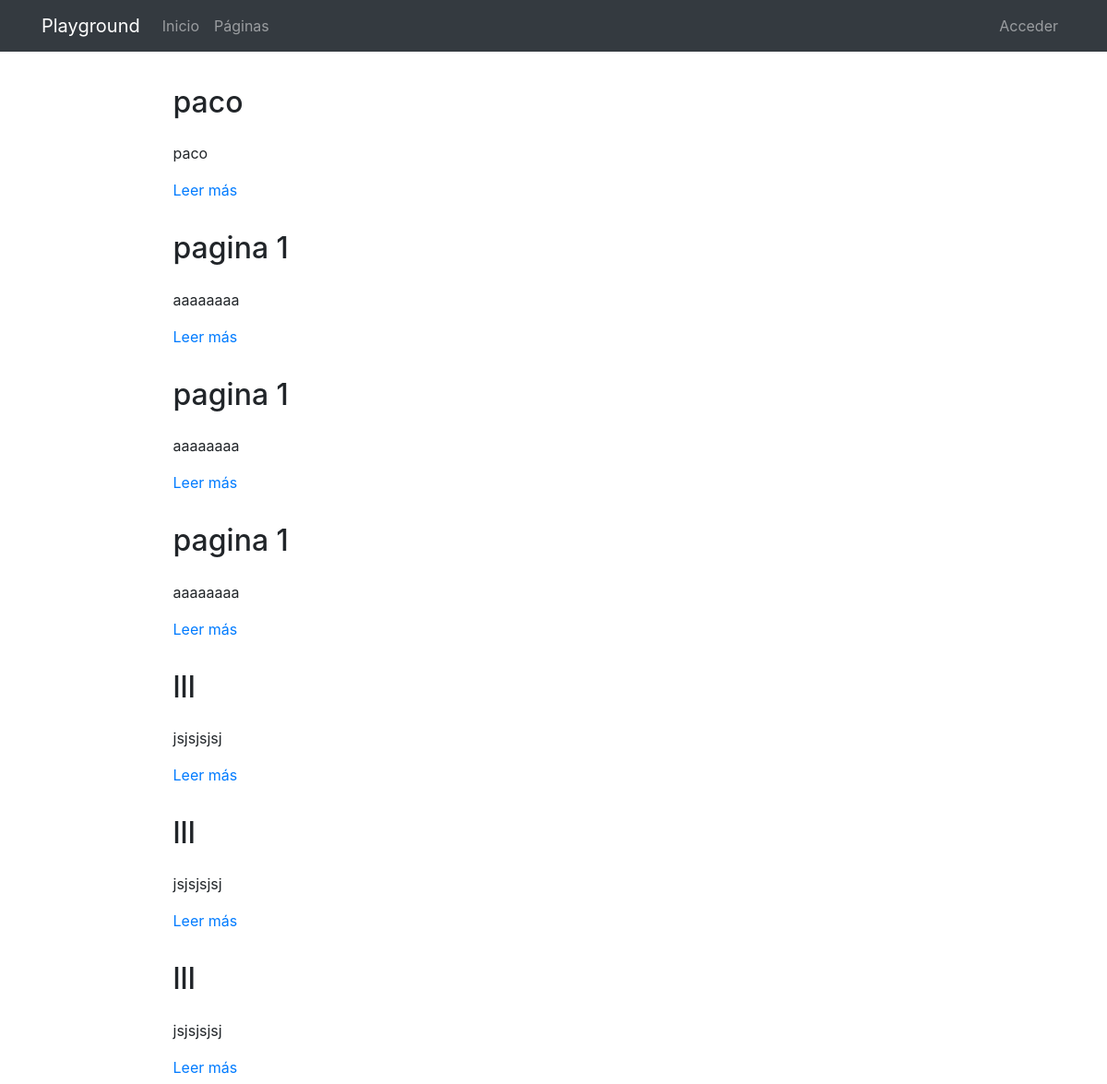
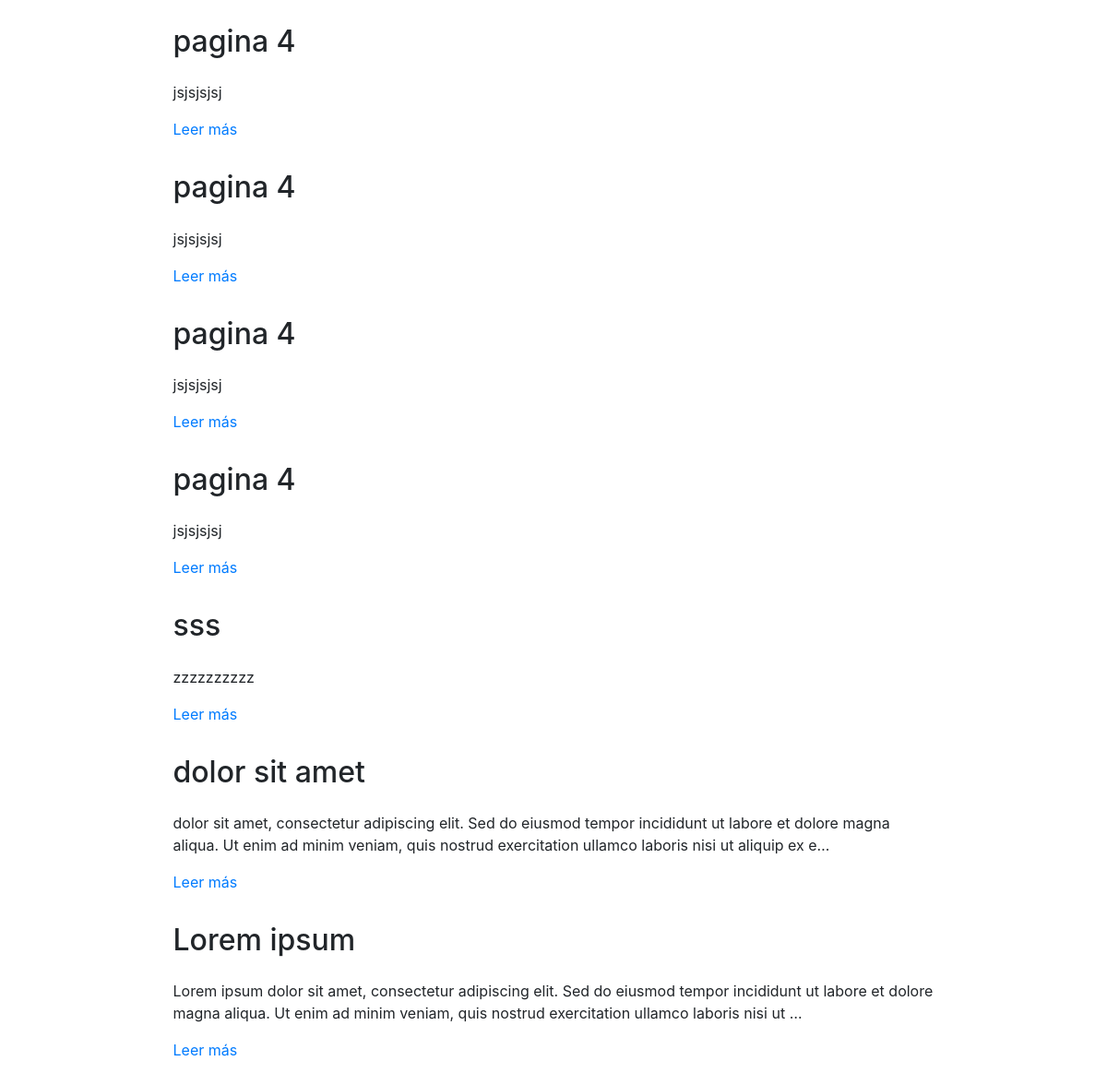
The app's page /pages/, older data (2 pictures, top to bottom).
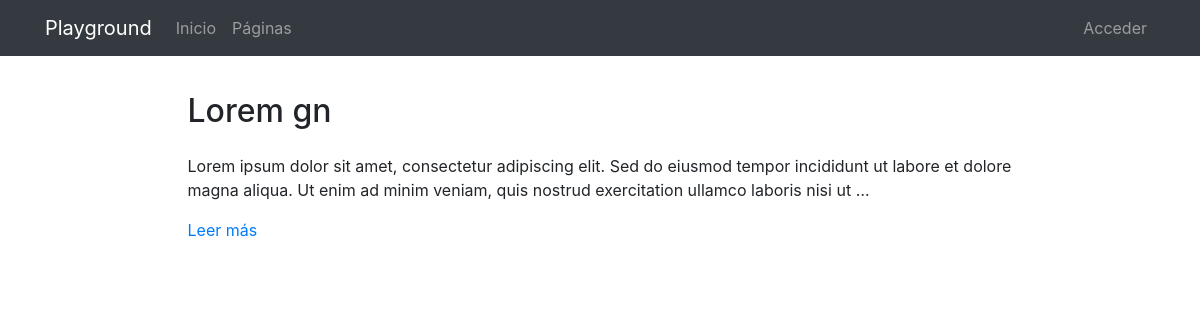
The same page, newer data.
### pages/models.py (models this page shows, shortened)
class Page(models.Model):
    title = models.CharField(verbose_name="Título", max_length=200)
    content = RichTextField(verbose_name="Contenido")
    order = models.SmallIntegerField(verbose_name="Orden", default=0)
    created = models.DateTimeField(auto_now_add=True, verbose_name="Fecha de creación")
    updated = models.DateTimeField(auto_now=True, verbose_name="Fecha de edición")
    class Meta:
        verbose_name = "página"
        verbose_name_plural = "páginas"
        ordering = ['order', 'title']

### pages/views.py (the view)
# urls.py: path('', PageListView.as_view(), name='pages'),
class PageListView(ListView):
   model = Page
   queryset = Page.objects.all().order_by('-id')

### pages/templates/pages/page_list.html (shortened to what this page needs)
{% extends 'core/base.html' %}
{% load static %}
{% block content %}
<main role="main">
  <div class="container mb-4">
    {% for page in page_list %}
      <div class="row mt-3">
        <div class="col-md-9 mx-auto">
          <h2 class="mb-4">{{page.title}}</h2>
          <div>
            <p>{{page.content|striptags|safe|truncatechars:"200"}}</p>
            <p><a href="{% url 'pages:page' page.id page.title|slugify %}">Leer más</a>
            </p>
          </div>
        </div>
      </div>
    {% endfor %}
  </div>
</main>
{% endblock %}

### core/templates/core/base.html (shortened to what this page needs)
<!DOCTYPE html>
<html lang="es">
  <head>
    {% load static %}
    <link href="{% static 'core/vendor/bootstrap/css/bootstrap.min.css' %}" rel="stylesheet">
    <link href="{% static 'core/vendor/font-awesome/css/font-awesome.min.css' %}" rel="stylesheet" type="text/css">
    <link href="{% static 'core/css/main.css' %}" rel="stylesheet">
  </head>
  <body>
    <body>
      <nav class="navbar navbar-expand-lg navbar-dark bg-dark">
        <div class="container">
          <a class="navbar-brand" href="{% url 'home' %}">Playground</a>
          <div class="collapse navbar-collapse" id="ned">
            <ul class="navbar-nav mr-auto">
              <li class="nav-item">
                <a class="nav-link" href="{% url 'home' %}">Inicio</a>
              </li>
              <li class="nav-item">
                <a class="nav-link" href="{% url 'pages:pages' %}">Páginas</a>
              </li>
            </ul>
            <ul class="navbar-nav">
              <li class="nav-item">
                <a class="nav-link" href="/admin/">
                  {% if request.user.is_staff %}Admin{% else %}Acceder{% endif %}
                </a>
              </li>
            </ul>
          </div>
        </div>
      </nav>
      {% block content %}{% endblock %}
  </body>
</html>

### core/static/core/css/main.css (style rules this page uses)
main { padding-top: 20px; }
:root { --jumbotron-padding-y: 3rem; }

Row changes from the older to the newer data that the page shows:
removed Page: title "paco", content "paco"
removed Page: title "pagina 1", content "aaaaaaaa"
removed Page: title "pagina 1", content "aaaaaaaa"
removed Page: title "pagina 1", content "aaaaaaaa"
removed Page: title "lll", content "jsjsjsjsj"
removed Page: title "lll", content "jsjsjsjsj"
removed Page: title "lll", content "jsjsjsjsj"
removed Page: title "pagina 4", content "jsjsjsjsj"
removed Page: title "pagina 4", content "jsjsjsjsj"
removed Page: title "pagina 4", content "jsjsjsjsj"
removed Page: title "pagina 4", content "jsjsjsjsj"
removed Page: title "sss", content "zzzzzzzzzz"
removed Page: title "dolor sit amet", content "dolor sit amet, consectetur adipiscing elit. Sed do eiusmod tempor incididunt ut labore et dolore magna aliqua. Ut enim ad minim veniam, quis nostrud exercitation ullamco laboris nisi ut aliquip ex e…"
changed Page: title "Lorem ipsum" → "Lorem gn"
